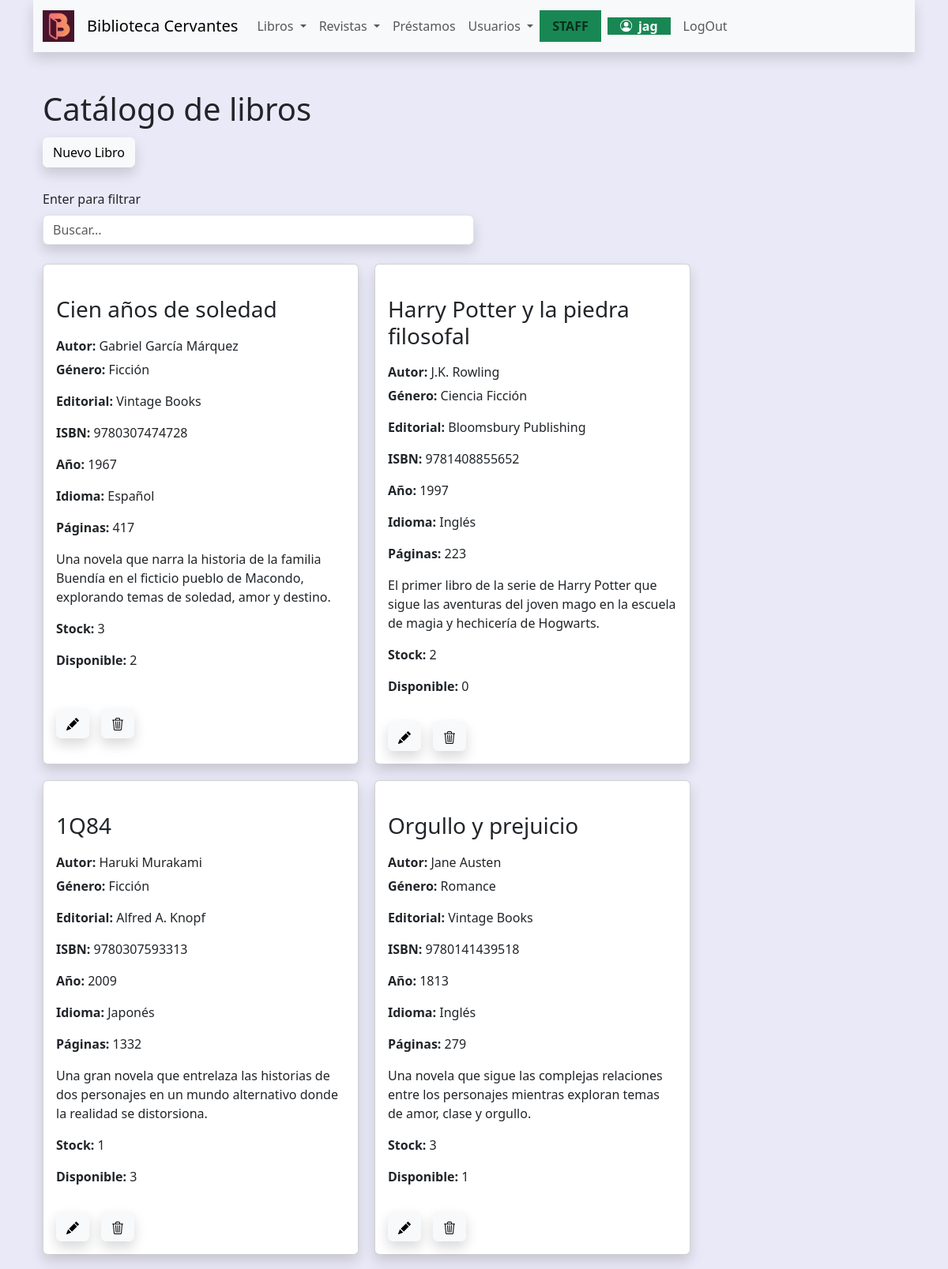
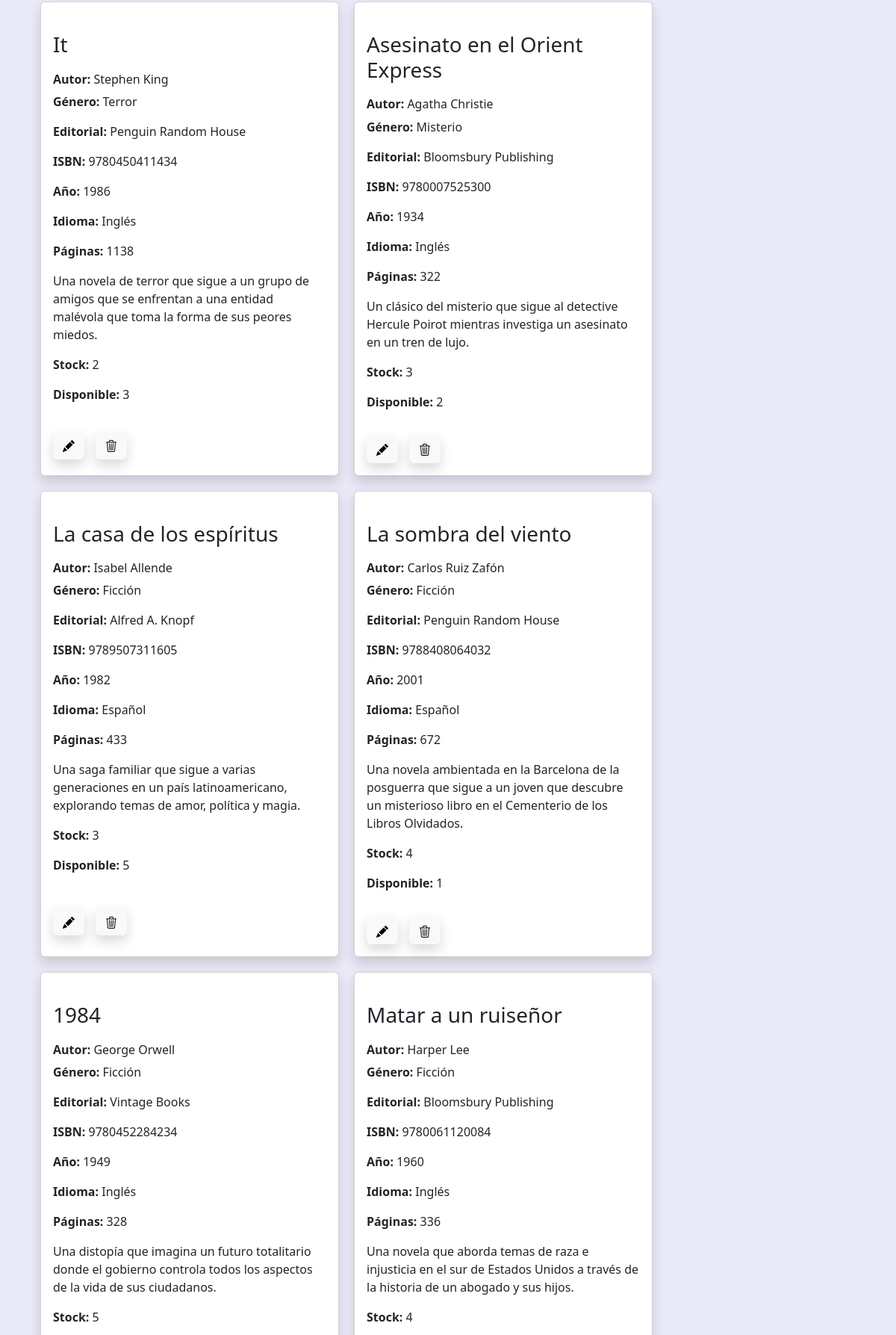
The app's page /libros/libros (signed in, upper part) with its own data (2 pictures, top to bottom).
### libros/models.py (models this page shows, shortened)
class Libro(models.Model):
    titulo=models.CharField(max_length=150)
    autor=models.ForeignKey(Autor,on_delete=models.SET_NULL, null=True, blank=True, related_name = 'name')
    editorial=models.ForeignKey(Editorial,on_delete=models.SET_NULL, null=True, blank=True)
    genero=models.ForeignKey(Genero,on_delete=models.SET_NULL, null=True, blank=True)
    isbn=models.CharField(null=True, blank=True, max_length=50)
    anio=models.IntegerField(default=0, blank=True,null=True)
    descripcion=models.TextField(max_length=350,default='', null=True, blank=True)
    idioma=models.CharField(max_length=150, null=True, blank=True)
    paginas=models.IntegerField(default=0)
    stock=models.IntegerField(default=0)
    existencia=models.IntegerField(default=0)

class Autor(models.Model):
    nombre=models.CharField(max_length=200)
    nacionalidad=models.CharField(max_length=200, default='', null=True, blank=True)
    descripcion=models.TextField(max_length=250,default='', null=True, blank=True)
    def __str__(self):
        return self.nombre

class Genero(models.Model):
    nombre=models.CharField(max_length=150)
    descripcion=models.TextField(max_length=250,default='', null=True, blank=True)
    def __str__(self) -> str:
        return self.nombre

class Editorial(models.Model):
    nombre=models.CharField(max_length=200, default='', null=True, blank=True)
    pais=models.CharField(max_length=60, default='', null=True, blank=True)
    def __str__(self):
        return self.nombre

### libros/views.py (the view)
# urls.py: path('libros',views.listarlibros,name='listarlibros'),
@login_required
def listarlibros(request):
    consulta = request.GET.get("consulta", None)
    if consulta:
        query = models.Libro.objects.filter(titulo__icontains=consulta)
    else:
        query=models.Libro.objects.all()
    context={'libros': query}
    return render(request, 'libros/listarlibros.html', context)

### libros/templates/libros/listarlibros.html (shortened to what this page needs)
{% extends 'core/base.html' %}
{% block title %}
    <h1>Catálogo de libros</h1>
{% endblock title %}
{% block content %}
{% if user.is_staff %}
<div style="display: flex;gap: 15px;" class="py-1 ">
    <div class="">
        <a class="btn btn-light shadow" href='{% url 'libros:crearlibro' %}'>Nuevo Libro</a>
    </div>
</div>
{% endif %}
<div style="max-width: 50%;">
    <div class="py-lg-4">
        <form action="{% url 'libros:listarlibros' %}" method="get">
            <label class="form-label">Enter para filtrar</label>
            <input class="form-control shadow " type="text" name="consulta" placeholder="Buscar...">
        </form>
    </div>
</div>
<div style="display: flex; flex-wrap: wrap; gap: 20px;">
    {% for libro in libros  %}
        <div class="card shadow" style="width: 25rem;">
            <div class="card-body">
                <h3 class="card-title my-4 ">{{libro.titulo}}</h5>
                <h6 class="card-subtitle mb-2"><strong>Autor: </strong>{{libro.autor}}</h6>
                <p class="card-text"><strong>Género: </strong> {{libro.genero}}</p>
                <p class="card-text"><strong>Editorial: </strong> {{libro.editorial}}</p>
                <p class="card-text"><strong>ISBN: </strong> {{libro.isbn}}</p>
                <p class="card-text"><strong>Año: </strong>{{libro.anio}}</p>
                <p class="card-text"><strong>Idioma: </strong>{{libro.idioma}}</p>
                <p class="card-text"><strong>Páginas: </strong>{{libro.paginas}}</p>
                <p class="card-text">{{libro.descripcion}}</p>
                <p class="card-text"><strong>Stock: </strong> {{libro.stock}}</p>
                <p class="card-text"><strong>Disponible: </strong> {{libro.existencia}}</p>
            </div>
            {% if user.is_staff %}
            <div class="card-body" style="display: flex;gap: 15px;" class="py-3 ">
                <div class="">
                    <a class="btn btn-light shadow" href='{% url 'libros:editarlibro' libro.id %}' >
                    </a>
                </div>
                <div class="">
                    <a class="btn btn-light shadow" href='{% url 'libros:eliminarlibro' libro.id %}'>
                    </a>
                </div>
            </div>
            {% endif %}
        </div>
    {% endfor %}
</div>
{% endblock content %}

### core/templates/core/components/navbar.html (shortened to what this page needs)
{% load static %}
<nav class="navbar shadow navbar-expand-lg bg-body-tertiary">
    <div class="container-fluid">
        <a class="navbar-brand" href="{% url 'core:home' %}">
            <img src= "{% static 'core/img/logo_color.png' %}" alt="BC" width="40" height="40">
        </a>
        <a class="navbar-brand" href="{% url 'core:home' %}">Biblioteca Cervantes</a>
      <div class="collapse navbar-collapse" id="navbarNavDropdown">
        <ul class="navbar-nav">
          {% if user.is_authenticated %}
          <li class="nav-item dropdown">
            <a class="nav-link dropdown-toggle" href="#" role="button" data-bs-toggle="dropdown" aria-expanded="false">
              Libros
            </a>
          </li>
          <li class="nav-item dropdown">
            <a class="nav-link dropdown-toggle" href="#" role="button" data-bs-toggle="dropdown" aria-expanded="false">
              Revistas
            </a>
          </li>
          {% if user.is_staff %}
            <li class="nav-item">
              <a class="nav-link" href="{% url 'prestamos:listarprestamos' %}">Préstamos</a>
            </li>
            <li class="nav-item dropdown">
              <a class="nav-link dropdown-toggle " href="#" role="button" data-bs-toggle="dropdown" aria-expanded="false">
                Usuarios
              </a>
            </li>
            <strong class="text-bg-success px-2">
              <span class="nav-link light"> STAFF </span>
            </strong>
          {% endif %}
          <li class="nav-item">
            <span class="nav-link"><strong class="text-bg-success px-3">
               {{ user.username }}
            </strong></span>
          </li>
          <li class="nav-item">
            <form action="{% url 'core:logout' %}" method="post">
              <input type="submit" class="nav-link" value="LogOut">
            </form>
          </li>
          {% endif %}
        </ul>
      </div>
    </div>
  </nav>

### records on screen
Libro: titulo "Cien años de soledad", autor "Gabriel García Márquez", genero "Ficción", editorial "Vintage Books", isbn "9780307474728", anio "1967", idioma "Español", paginas "417", descripcion "Una novela que narra la historia de la familia Buendía en el ficticio pueblo de Macondo, explorando temas de soledad, amor y destino.", stock "3", existencia "2"
Libro: titulo "Harry Potter y la piedra filosofal", autor "J.K. Rowling", genero "Ciencia Ficción", editorial "Bloomsbury Publishing", isbn "9781408855652", anio "1997", idioma "Inglés", paginas "223", descripcion "El primer libro de la serie de Harry Potter que sigue las aventuras del joven mago en la escuela de magia y hechicería de Hogwarts.", stock "2", existencia "0"
Libro: titulo "1Q84", autor "Haruki Murakami", genero "Ficción", editorial "Alfred A. Knopf", isbn "9780307593313", anio "2009", idioma "Japonés", paginas "1332", descripcion "Una gran novela que entrelaza las historias de dos personajes en un mundo alternativo donde la realidad se distorsiona.", stock "1", existencia "3"
Libro: titulo "Orgullo y prejuicio", autor "Jane Austen", genero "Romance", editorial "Vintage Books", isbn "9780141439518", anio "1813", idioma "Inglés", paginas "279", descripcion "Una novela que sigue las complejas relaciones entre los personajes mientras exploran temas de amor, clase y orgullo.", stock "3", existencia "1"
Libro: titulo "It", autor "Stephen King", genero "Terror", editorial "Penguin Random House", isbn "9780450411434", anio "1986", idioma "Inglés", paginas "1138", descripcion "Una novela de terror que sigue a un grupo de amigos que se enfrentan a una entidad malévola que toma la forma de sus peores miedos.", stock "2", existencia "3"
Libro: titulo "Asesinato en el Orient Express", autor "Agatha Christie", genero "Misterio", editorial "Bloomsbury Publishing", isbn "9780007525300", anio "1934", idioma "Inglés", paginas "322", descripcion "Un clásico del misterio que sigue al detective Hercule Poirot mientras investiga un asesinato en un tren de lujo.", stock "3", existencia "2"
Libro: titulo "La casa de los espíritus", autor "Isabel Allende", genero "Ficción", editorial "Alfred A. Knopf", isbn "9789507311605", anio "1982", idioma "Español", paginas "433", descripcion "Una saga familiar que sigue a varias generaciones en un país latinoamericano, explorando temas de amor, política y magia.", stock "3", existencia "5"
Libro: titulo "La sombra del viento", autor "Carlos Ruiz Zafón", genero "Ficción", editorial "Penguin Random House", isbn "9788408064032", anio "2001", idioma "Español", paginas "672", descripcion "Una novela ambientada en la Barcelona de la posguerra que sigue a un joven que descubre un misterioso libro en el Cementerio de los Libros Olvidados.", stock "4", existencia "1"
Libro: titulo "1984", autor "George Orwell", genero "Ficción", editorial "Vintage Books", isbn "9780452284234", anio "1949", idioma "Inglés", paginas "328", descripcion "Una distopía que imagina un futuro totalitario donde el gobierno controla todos los aspectos de la vida de sus ciudadanos.", stock "5"
Libro: titulo "Matar a un ruiseñor", autor "Harper Lee", genero "Ficción", editorial "Bloomsbury Publishing", isbn "9780061120084", anio "1960", idioma "Inglés", paginas "336", descripcion "Una novela que aborda temas de raza e injusticia en el sur de Estados Unidos a través de la historia de un abogado y sus hijos.", stock "4"

### other values on screen
{{ user.username }} "jag"
